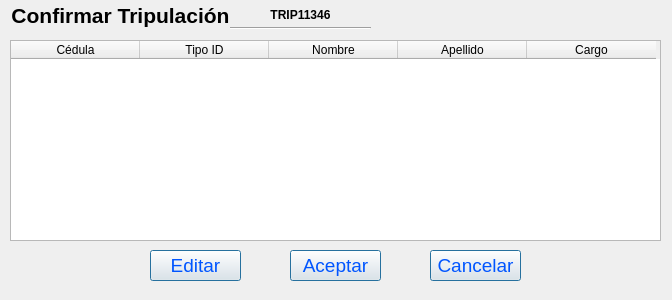
<?xml version="1.0" encoding="UTF-8"?>
<ui version="4.0">
 <class>Confirmar</class>
 <widget class="QWidget" name="Confirmar">
  <property name="geometry">
   <rect>
    <x>0</x>
    <y>0</y>
    <width>672</width>
    <height>300</height>
   </rect>
  </property>
  <property name="windowTitle">
   <string>Confirmar</string>
  </property>
  <widget class="QLabel" name="lb_confirmartripulacion">
   <property name="geometry">
    <rect>
     <x>10</x>
     <y>0</y>
     <width>221</width>
     <height>31</height>
    </rect>
   </property>
   <property name="font">
    <font>
     <family>Nirmala UI</family>
     <pointsize>18</pointsize>
    </font>
   </property>
   <property name="text">
    <string>&lt;html&gt;&lt;head/&gt;&lt;body&gt;&lt;p align=&quot;center&quot;&gt;&lt;span style=&quot; font-size:16pt; font-weight:600;&quot;&gt;Confirmar Tripulación&lt;/span&gt;&lt;/p&gt;&lt;/body&gt;&lt;/html&gt;</string>
   </property>
  </widget>
  <widget class="QLabel" name="lb_codtripulacion">
   <property name="geometry">
    <rect>
     <x>230</x>
     <y>0</y>
     <width>141</width>
     <height>31</height>
    </rect>
   </property>
   <property name="styleSheet">
    <string notr="true">font: 75 14pt &quot;Nirmala UI&quot;;
font: 75 16pt &quot;Nirmala UI&quot;;</string>
   </property>
   <property name="text">
    <string>&lt;html&gt;&lt;head/&gt;&lt;body&gt;&lt;p align=&quot;center&quot;&gt;&lt;span style=&quot; font-weight:600;&quot;&gt;TRIP11346&lt;/span&gt;&lt;/p&gt;&lt;/body&gt;&lt;/html&gt;</string>
   </property>
  </widget>
  <widget class="QTableWidget" name="table_datostripulacion">
   <property name="geometry">
    <rect>
     <x>10</x>
     <y>40</y>
     <width>651</width>
     <height>201</height>
    </rect>
   </property>
   <attribute name="horizontalHeaderDefaultSectionSize">
    <number>129</number>
   </attribute>
   <column>
    <property name="text">
     <string>Cédula</string>
    </property>
   </column>
   <column>
    <property name="text">
     <string>Tipo ID</string>
    </property>
   </column>
   <column>
    <property name="text">
     <string>Nombre</string>
    </property>
   </column>
   <column>
    <property name="text">
     <string>Apellido</string>
    </property>
   </column>
   <column>
    <property name="text">
     <string>Cargo</string>
    </property>
   </column>
  </widget>
  <widget class="QPushButton" name="bt_Aceptar">
   <property name="geometry">
    <rect>
     <x>290</x>
     <y>250</y>
     <width>91</width>
     <height>31</height>
    </rect>
   </property>
   <property name="font">
    <font>
     <family>Nirmala UI</family>
     <pointsize>14</pointsize>
    </font>
   </property>
   <property name="cursor">
    <cursorShape>PointingHandCursor</cursorShape>
   </property>
   <property name="styleSheet">
    <string notr="true">color: rgb(0, 85, 255);</string>
   </property>
   <property name="text">
    <string>Aceptar</string>
   </property>
   <property name="default">
    <bool>true</bool>
   </property>
  </widget>
  <widget class="QPushButton" name="bt_Cancelar">
   <property name="geometry">
    <rect>
     <x>430</x>
     <y>250</y>
     <width>91</width>
     <height>31</height>
    </rect>
   </property>
   <property name="font">
    <font>
     <family>Nirmala UI</family>
     <pointsize>14</pointsize>
    </font>
   </property>
   <property name="cursor">
    <cursorShape>PointingHandCursor</cursorShape>
   </property>
   <property name="styleSheet">
    <string notr="true">color: rgb(0, 85, 255);</string>
   </property>
   <property name="text">
    <string>Cancelar</string>
   </property>
   <property name="default">
    <bool>true</bool>
   </property>
  </widget>
  <widget class="QPushButton" name="bt_Editar">
   <property name="geometry">
    <rect>
     <x>150</x>
     <y>250</y>
     <width>91</width>
     <height>31</height>
    </rect>
   </property>
   <property name="font">
    <font>
     <family>Nirmala UI</family>
     <pointsize>14</pointsize>
    </font>
   </property>
   <property name="cursor">
    <cursorShape>PointingHandCursor</cursorShape>
   </property>
   <property name="styleSheet">
    <string notr="true">color: rgb(0, 85, 255);</string>
   </property>
   <property name="text">
    <string>Editar</string>
   </property>
   <property name="default">
    <bool>true</bool>
   </property>
  </widget>
  <widget class="Line" name="line_codtripualcion">
   <property name="geometry">
    <rect>
     <x>230</x>
     <y>20</y>
     <width>141</width>
     <height>16</height>
    </rect>
   </property>
   <property name="orientation">
    <enum>Qt::Horizontal</enum>
   </property>
  </widget>
 </widget>
 <resources/>
 <connections/>
</ui>
